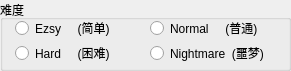
     <widget class="QGroupBox" name="groupBox_difficulty">
      <property name="enabled">
       <bool>true</bool>
      </property>
      <property name="geometry">
       <rect>
        <x>595</x>
        <y>395</y>
        <width>291</width>
        <height>71</height>
       </rect>
      </property>
      <property name="title">
       <string>难度</string>
      </property>
      <widget class="QRadioButton" name="radioButton_difficulty_normal">
       <property name="enabled">
        <bool>true</bool>
       </property>
       <property name="geometry">
        <rect>
         <x>150</x>
         <y>20</y>
         <width>126</width>
         <height>16</height>
        </rect>
       </property>
       <property name="text">
        <string>Normal     (普通)</string>
       </property>
      </widget>
      <widget class="QRadioButton" name="radioButton_difficulty_ezsy">
       <property name="enabled">
        <bool>true</bool>
       </property>
       <property name="geometry">
        <rect>
         <x>15</x>
         <y>20</y>
         <width>126</width>
         <height>16</height>
        </rect>
       </property>
       <property name="text">
        <string>Ezsy     (简单)</string>
       </property>
      </widget>
      <widget class="QRadioButton" name="radioButton_difficulty_hard">
       <property name="enabled">
        <bool>true</bool>
       </property>
       <property name="geometry">
        <rect>
         <x>15</x>
         <y>45</y>
         <width>126</width>
         <height>16</height>
        </rect>
       </property>
       <property name="text">
        <string>Hard     (困难)</string>
       </property>
      </widget>
      <widget class="QRadioButton" name="radioButton_difficulty_nightmare">
       <property name="enabled">
        <bool>true</bool>
       </property>
       <property name="geometry">
        <rect>
         <x>150</x>
         <y>45</y>
         <width>126</width>
         <height>16</height>
        </rect>
       </property>
       <property name="text">
        <string>Nightmare  (噩梦)</string>
       </property>
      </widget>
     </widget>
